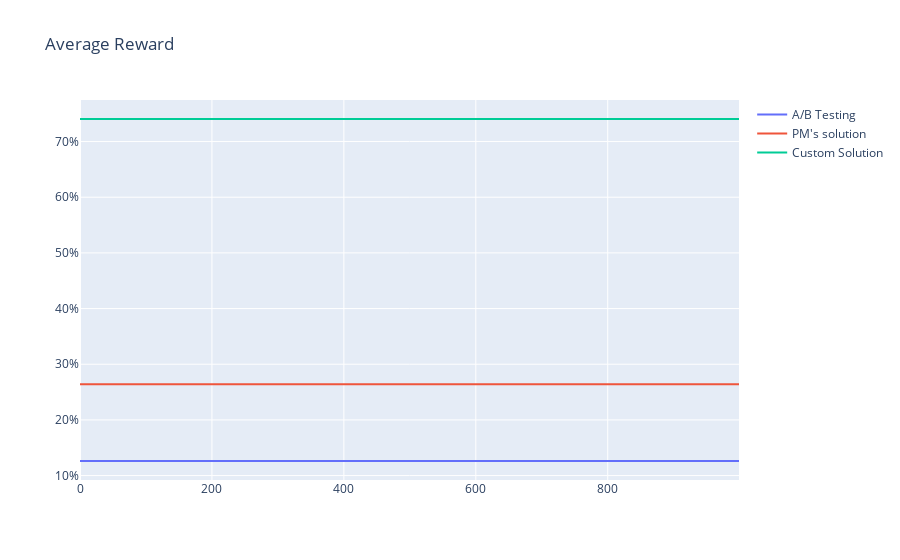

Notebook source saved alongside this figure:
### Code cell
plot(mc, metric = "average_reward", title="Average Reward", is_marketing_name=True, is_percents = True).show()

### Figure 1 — Plotly figure (JSON) as saved in the notebook; plotly's stock layout.template omitted (floating-point values rounded to 4 significant figures; data arrays with more than 128 entries replaced by an {"elided": "..."} marker saying what was removed)
{"data": [{"mode": "lines", "name": "A/B Testing", "type": "scatter", "x": {"elided": "1000 int values"}, "y": {"elided": "1000 float values"}}, {"mode": "lines", "name": "PM's solution", "type": "scatter", "x": {"elided": "1000 int values"}, "y": {"elided": "1000 float values"}}, {"mode": "lines", "name": "Custom Solution", "type": "scatter", "x": {"elided": "1000 int values"}, "y": {"elided": "1000 float values"}}], "layout": {"autosize": true, "title": {"text": "Average Reward"}, "yaxis": {"tickformat": "0.0%"}}}
